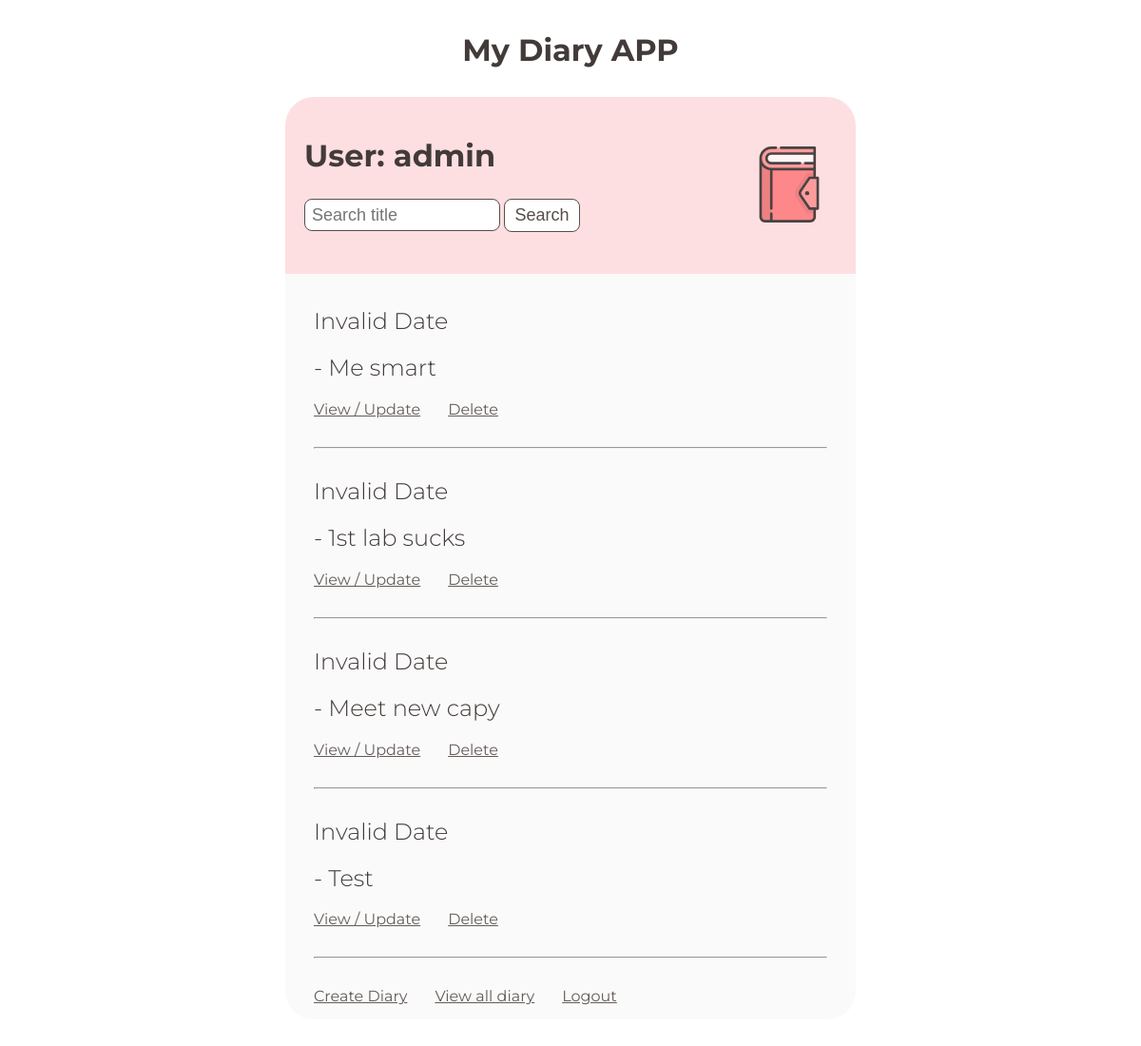
Page /index/ (signed in) on the earlier database version.
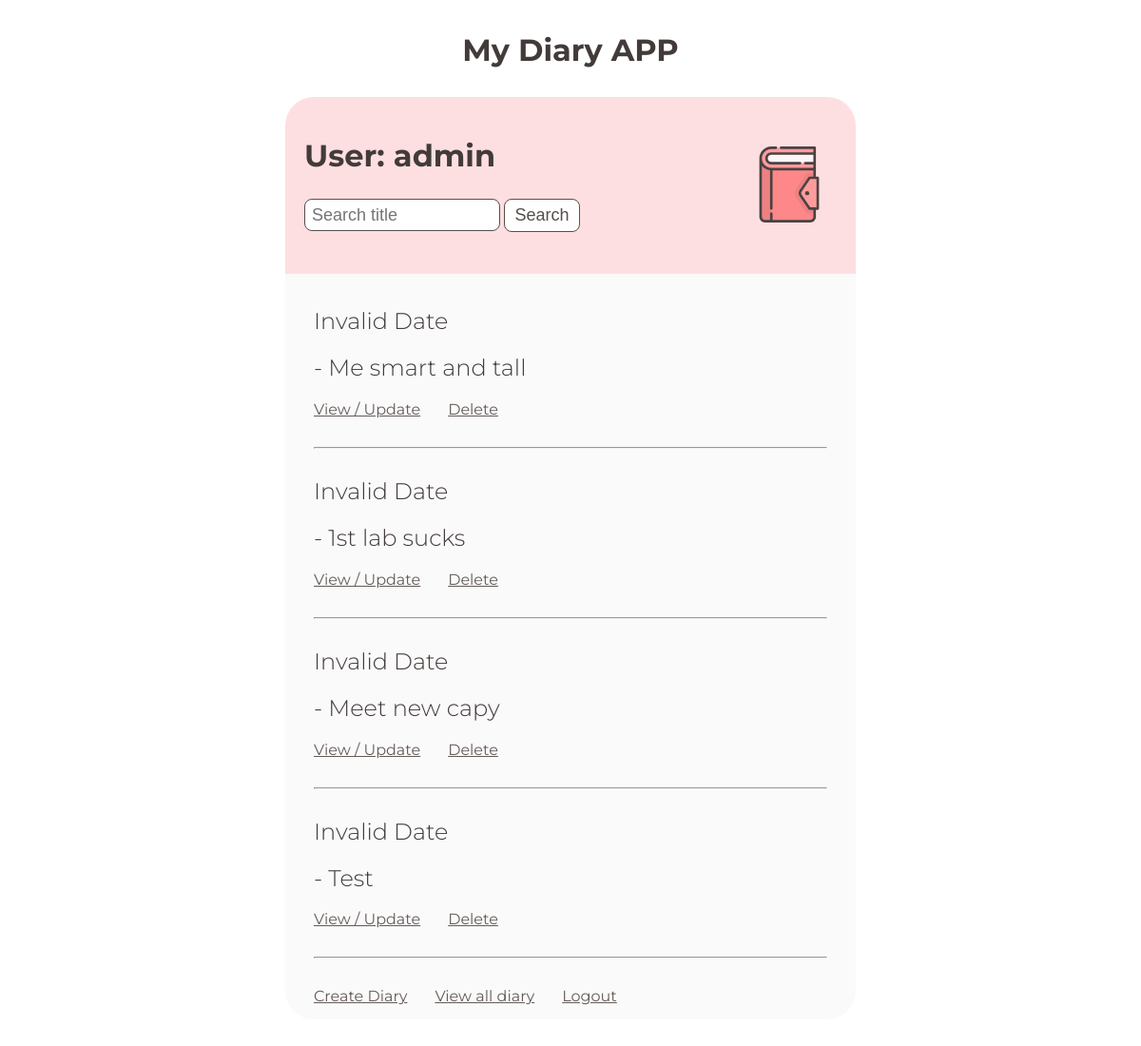
Same page on the later database version.
### main/models.py (models this page shows, shortened)
class Diary(models.Model):
    user = models.ForeignKey(User, on_delete = models.CASCADE, null = True, blank = True)
    title = models.CharField(max_length = 128, null = True)
    body = RichTextField(blank = True, null = True)
    created = models.CharField(default = timezone.now, max_length = 128)
    order = models.DateTimeField(auto_now_add = True, null = True)
    color = models.ForeignKey(Color, on_delete = models.CASCADE, null = True)
    class Meta:
        ordering = ['-order']

### main/views.py (the view)
# urls.py: path("index/", views.index, name = "index"),
def index(request):
    if not request.user.is_authenticated:
        return redirect(reverse_lazy("main:signin"))
    search_input = request.GET.get("search-area") or ""
    if search_input:
        diarys = Diary.objects.filter(user = request.user,
                                      title__icontains = search_input)
    else:
        diarys = Diary.objects.filter(user = request.user)
    return render(request, "main/index.html", {
        "diarys" : diarys,
    })

### main/models.py (called while the page is built)
    def __str__(self):
        return self.color

### main/templates/main/index.html (shortened to what this page needs)
{% load static %}
<!DOCTYPE html>
<html>
<head>
    <link href="{% static 'main/style.css' %}" rel="stylesheet">
</head>
<body>
    <div class="nav-container">
        <h1>
            My Diary APP
        </h1>
    </div>
    <div class="main-container">
        <div class="head-container">
            <h1>
                <img src="{% static 'images/favicon.svg' %}" class="main-icon">
                User: {{ request.user.username }}
            </h1>
            <form method="get">
                <input class="submit-input" type="text" name="search-area" placeholder=" Search title">
                <button class="submit-button" type="submit">Search</button>
            </form>
        </div>
        <div class="diary-container">
            {% for diary in diarys %}
            <div>
                <h2 class="color-mark" id="color_mark_{{ forloop.counter }}">
                </h2>
                <h2 id="created_time_{{ forloop.counter }}">
                </h2>
            </div>
            <h2>
                - {{ diary.title }}
            </h2>
            <a href = "{% url 'main:update' diary.id %}">View / Update</a>
            <a href = "{% url 'main:delete' diary.id %}">Delete</a>
            <hr>
            {% empty %}
            <h2>
                No diary found
            </h2>
            <br>
            {% endfor %}
            <a href = "{% url 'main:create' %}">Create Diary</a>
            <a href = "{% url 'main:index' %}">View all diary</a>
            <a href = "{% url 'main:signout' %}">Logout</a>
        </div>
    </div>
</body>
</html>

### main/static/main/style.css (style rules this page uses)
.nav-container { margin: 10px auto; padding-top: 2px; max-width: 600px; text-align: center; color: #423b39; }
.main-container { margin: 30px auto; max-width: 600px; color: #423b39; }
.main-icon { max-height: 80px; margin: 10px; float: right; opacity: 0.7; }
.head-container { background-color: #FEDFE1; padding: 20px; border-radius: 30px 30px 0px 0px; }
.diary-container { background-color: #FAFAFA; padding: 15px 30px 15px 30px; border-radius: 0px 0px 30px 30px; }
.submit-input { outline: none; border-style: solid; border-radius: 8px; background-color: white; color: #574f4c; border-color: #574f4c; border-width: 1.5px; height: 30px; width: 200px; margin-bottom: 25px; margin-top: 5px; font-size: 18px; }
.submit-button { outline: none; border-style: solid; border-radius: 8px; border-width: 1.5px; background-color: white; color: #574f4c; border-color: #574f4c; height: 35px; width: 80px; font-size: 18px; }
.color-mark { float: right; width: 20px; height: 20px; border-radius: 15px; margin-top: 5px; margin-right: 15px; opacity: 0.5; }
hr { margin-bottom: 30px; margin-top: 30px; }
a { font-family: 'Montserrat'; color: #645b58; margin-right: 25px; }
h1 { font-family: 'Montserrat'; }
h2 { font-family: 'Montserrat'; font-weight: 300; }

Differences in the rows shown:
changed Diary: title "Me smart" → "Me smart and tall"
